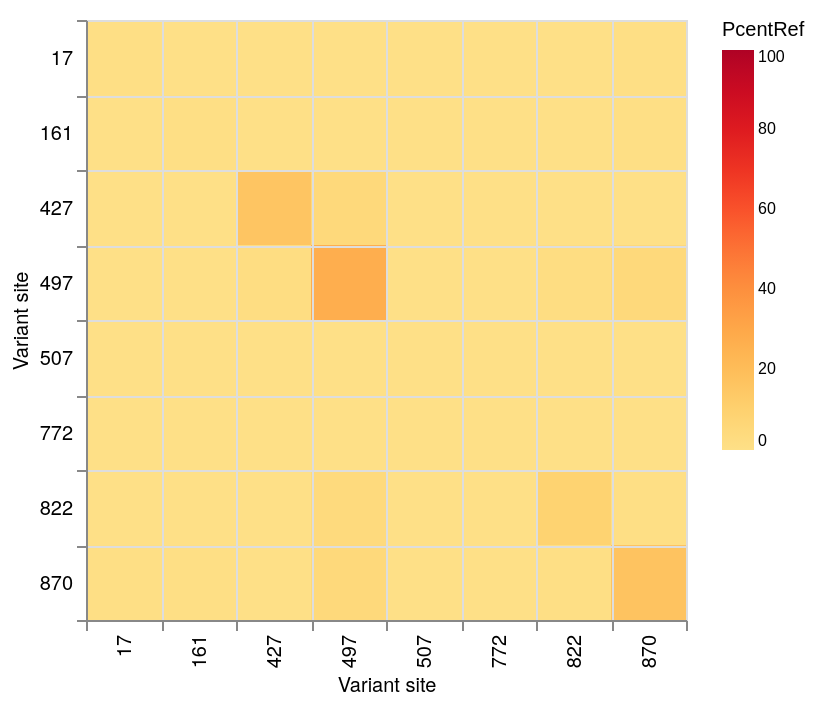

Vega-Lite specification stored for this chart:
### Vega-Lite specification from a JSON file in a GitHub repository (floating-point values rounded to 4 significant figures)
{"$schema": "https://vega.github.io/schema/vega-lite/v5.json", "data": {"values": [{"SNP1": 17, "SNP2": 17, "Alt": 156, "Ref": 1, "Total": 165, "PcentAlt": 95.0, "PcentRef": 1.0}, {"SNP1": 17, "SNP2": 161, "Alt": 102, "Ref": 0, "Total": 165, "PcentAlt": 62.0, "PcentRef": 0.0}, {"SNP1": 17, "SNP2": 427, "Alt": 48, "Ref": 0, "Total": 165, "PcentAlt": 29.0, "PcentRef": 0.0}, {"SNP1": 17, "SNP2": 497, "Alt": 87, "Ref": 0, "Total": 165, "PcentAlt": 53.0, "PcentRef": 0.0}, {"SNP1": 17, "SNP2": 507, "Alt": 116, "Ref": 0, "Total": 165, "PcentAlt": 70.0, "PcentRef": 0.0}, {"SNP1": 17, "SNP2": 772, "Alt": 92, "Ref": 0, "Total": 165, "PcentAlt": 56.0, "PcentRef": 0.0}, {"SNP1": 17, "SNP2": 822, "Alt": 65, "Ref": 0, "Total": 165, "PcentAlt": 39.0, "PcentRef": 0.0}, {"SNP1": 17, "SNP2": 870, "Alt": 82, "Ref": 1, "Total": 165, "PcentAlt": 50.0, "PcentRef": 1.0}, {"SNP1": 161, "SNP2": 17, "Alt": 102, "Ref": 0, "Total": 160, "PcentAlt": 64.0, "PcentRef": 0.0}, {"SNP1": 161, "SNP2": 161, "Alt": 158, "Ref": 1, "Total": 160, "PcentAlt": 99.0, "PcentRef": 1.0}, {"SNP1": 161, "SNP2": 427, "Alt": 44, "Ref": 0, "Total": 160, "PcentAlt": 28.0, "PcentRef": 0.0}, {"SNP1": 161, "SNP2": 497, "Alt": 86, "Ref": 0, "Total": 160, "PcentAlt": 54.0, "PcentRef": 0.0}, {"SNP1": 161, "SNP2": 507, "Alt": 118, "Ref": 0, "Total": 160, "PcentAlt": 74.0, "PcentRef": 0.0}, {"SNP1": 161, "SNP2": 772, "Alt": 104, "Ref": 0, "Total": 160, "PcentAlt": 65.0, "PcentRef": 0.0}, {"SNP1": 161, "SNP2": 822, "Alt": 62, "Ref": 0, "Total": 160, "PcentAlt": 39.0, "PcentRef": 0.0}, {"SNP1": 161, "SNP2": 870, "Alt": 84, "Ref": 1, "Total": 160, "PcentAlt": 52.0, "PcentRef": 1.0}, {"SNP1": 427, "SNP2": 17, "Alt": 48, "Ref": 0, "Total": 85, "PcentAlt": 56.0, "PcentRef": 0.0}, {"SNP1": 427, "SNP2": 161, "Alt": 44, "Ref": 0, "Total": 85, "PcentAlt": 52.0, "PcentRef": 0.0}, {"SNP1": 427, "SNP2": 427, "Alt": 66, "Ref": 14, "Total": 85, "PcentAlt": 78.0, "PcentRef": 16.0}, {"SNP1": 427, "SNP2": 497, "Alt": 46, "Ref": 4, "Total": 85, "PcentAlt": 54.0, "PcentRef": 5.0}, {"SNP1": 427, "SNP2": 507, "Alt": 47, "Ref": 0, "Total": 85, "PcentAlt": 55.0, "PcentRef": 0.0}, {"SNP1": 427, "SNP2": 772, "Alt": 45, "Ref": 0, "Total": 85, "PcentAlt": 53.0, "PcentRef": 0.0}, {"SNP1": 427, "SNP2": 822, "Alt": 23, "Ref": 0, "Total": 85, "PcentAlt": 27.0, "PcentRef": 0.0}, {"SNP1": 427, "SNP2": 870, "Alt": 34, "Ref": 0, "Total": 85, "PcentAlt": 40.0, "PcentRef": 0.0}, {"SNP1": 497, "SNP2": 17, "Alt": 87, "Ref": 0, "Total": 184, "PcentAlt": 47.0, "PcentRef": 0.0}, {"SNP1": 497, "SNP2": 161, "Alt": 86, "Ref": 0, "Total": 184, "PcentAlt": 47.0, "PcentRef": 0.0}, {"SNP1": 497, "SNP2": 427, "Alt": 46, "Ref": 4, "Total": 184, "PcentAlt": 25.0, "PcentRef": 2.0}, {"SNP1": 497, "SNP2": 497, "Alt": 135, "Ref": 49, "Total": 184, "PcentAlt": 73.0, "PcentRef": 27.0}, {"SNP1": 497, "SNP2": 507, "Alt": 100, "Ref": 0, "Total": 184, "PcentAlt": 54.0, "PcentRef": 0.0}, {"SNP1": 497, "SNP2": 772, "Alt": 80, "Ref": 0, "Total": 184, "PcentAlt": 43.0, "PcentRef": 0.0}, {"SNP1": 497, "SNP2": 822, "Alt": 48, "Ref": 4, "Total": 184, "PcentAlt": 26.0, "PcentRef": 2.0}, {"SNP1": 497, "SNP2": 870, "Alt": 69, "Ref": 9, "Total": 184, "PcentAlt": 38.0, "PcentRef": 5.0}, {"SNP1": 507, "SNP2": 17, "Alt": 116, "Ref": 0, "Total": 182, "PcentAlt": 64.0, "PcentRef": 0.0}, {"SNP1": 507, "SNP2": 161, "Alt": 118, "Ref": 0, "Total": 182, "PcentAlt": 65.0, "PcentRef": 0.0}, {"SNP1": 507, "SNP2": 427, "Alt": 47, "Ref": 0, "Total": 182, "PcentAlt": 26.0, "PcentRef": 0.0}, {"SNP1": 507, "SNP2": 497, "Alt": 100, "Ref": 0, "Total": 182, "PcentAlt": 55.0, "PcentRef": 0.0}, {"SNP1": 507, "SNP2": 507, "Alt": 181, "Ref": 0, "Total": 182, "PcentAlt": 99.0, "PcentRef": 0.0}, {"SNP1": 507, "SNP2": 772, "Alt": 105, "Ref": 0, "Total": 182, "PcentAlt": 58.0, "PcentRef": 0.0}, {"SNP1": 507, "SNP2": 822, "Alt": 67, "Ref": 0, "Total": 182, "PcentAlt": 37.0, "PcentRef": 0.0}, {"SNP1": 507, "SNP2": 870, "Alt": 97, "Ref": 0, "Total": 182, "PcentAlt": 53.0, "PcentRef": 0.0}, {"SNP1": 772, "SNP2": 17, "Alt": 92, "Ref": 0, "Total": 175, "PcentAlt": 53.0, "PcentRef": 0.0}, {"SNP1": 772, "SNP2": 161, "Alt": 104, "Ref": 0, "Total": 175, "PcentAlt": 59.0, "PcentRef": 0.0}, {"SNP1": 772, "SNP2": 427, "Alt": 45, "Ref": 0, "Total": 175, "PcentAlt": 26.0, "PcentRef": 0.0}, {"SNP1": 772, "SNP2": 497, "Alt": 80, "Ref": 0, "Total": 175, "PcentAlt": 46.0, "PcentRef": 0.0}, {"SNP1": 772, "SNP2": 507, "Alt": 105, "Ref": 0, "Total": 175, "PcentAlt": 60.0, "PcentRef": 0.0}, {"SNP1": 772, "SNP2": 772, "Alt": 152, "Ref": 0, "Total": 175, "PcentAlt": 87.0, "PcentRef": 0.0}, {"SNP1": 772, "SNP2": 822, "Alt": 58, "Ref": 0, "Total": 175, "PcentAlt": 33.0, "PcentRef": 0.0}, {"SNP1": 772, "SNP2": 870, "Alt": 78, "Ref": 0, "Total": 175, "PcentAlt": 45.0, "PcentRef": 0.0}, {"SNP1": 822, "SNP2": 17, "Alt": 65, "Ref": 0, "Total": 101, "PcentAlt": 64.0, "PcentRef": 0.0}, {"SNP1": 822, "SNP2": 161, "Alt": 62, "Ref": 0, "Total": 101, "PcentAlt": 61.0, "PcentRef": 0.0}, {"SNP1": 822, "SNP2": 427, "Alt": 23, "Ref": 0, "Total": 101, "PcentAlt": 23.0, "PcentRef": 0.0}, {"SNP1": 822, "SNP2": 497, "Alt": 48, "Ref": 4, "Total": 101, "PcentAlt": 48.0, "PcentRef": 4.0}, {"SNP1": 822, "SNP2": 507, "Alt": 67, "Ref": 0, "Total": 101, "PcentAlt": 66.0, "PcentRef": 0.0}, {"SNP1": 822, "SNP2": 772, "Alt": 58, "Ref": 0, "Total": 101, "PcentAlt": 57.0, "PcentRef": 0.0}, {"SNP1": 822, "SNP2": 822, "Alt": 91, "Ref": 9, "Total": 101, "PcentAlt": 90.0, "PcentRef": 9.0}, {"SNP1": 822, "SNP2": 870, "Alt": 46, "Ref": 1, "Total": 101, "PcentAlt": 46.0, "PcentRef": 1.0}, {"SNP1": 870, "SNP2": 17, "Alt": 82, "Ref": 1, "Total": 175, "PcentAlt": 47.0, "PcentRef": 1.0}, {"SNP1": 870, "SNP2": 161, "Alt": 84, "Ref": 1, "Total": 175, "PcentAlt": 48.0, "PcentRef": 1.0}, {"SNP1": 870, "SNP2": 427, "Alt": 34, "Ref": 0, "Total": 175, "PcentAlt": 19.0, "PcentRef": 0.0}, {"SNP1": 870, "SNP2": 497, "Alt": 69, "Ref": 9, "Total": 175, "PcentAlt": 39.0, "PcentRef": 5.0}, {"SNP1": 870, "SNP2": 507, "Alt": 97, "Ref": 0, "Total": 175, "PcentAlt": 55.0, "PcentRef": 0.0}, {"SNP1": 870, "SNP2": 772, "Alt": 78, "Ref": 0, "Total": 175, "PcentAlt": 45.0, "PcentRef": 0.0}, {"SNP1": 870, "SNP2": 822, "Alt": 46, "Ref": 1, "Total": 175, "PcentAlt": 26.0, "PcentRef": 1.0}, {"SNP1": 870, "SNP2": 870, "Alt": 133, "Ref": 29, "Total": 175, "PcentAlt": 76.0, "PcentRef": 17.0}]}, "mark": "rect", "width": 300, "height": 300, "encoding": {"y": {"field": "SNP1", "type": "ordinal", "title": "Variant site", "axis": {"labelFont": "Helvetica Neue", "titleFontSize": 10, "titleFontWeight": 400, "labelFontWeight": 300, "titleFont": "Helvetica Neue"}}, "x": {"field": "SNP2", "type": "ordinal", "title": "Variant site", "axis": {"labelFont": "Helvetica Neue", "titleFontSize": 10, "titleFontWeight": 400, "labelFontWeight": 300, "titleFont": "Helvetica Neue"}}, "color": {"type": "quantitative", "field": "PcentRef", "scale": {"domain": [0, 100], "scheme": "yelloworangered"}}}, "config": {"legend": {"labelFontSize": 8, "titleFontWeight": 300, "labelFontWeight": 300, "titleFontSize": 10}, "axis": {"grid": true, "tickBand": "extent"}}}
